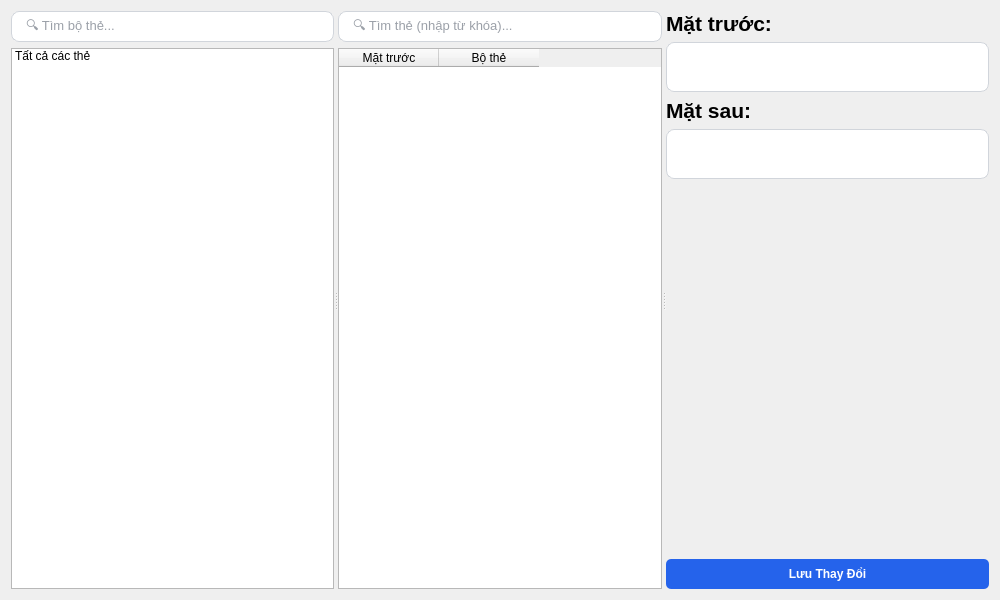
<?xml version="1.0" encoding="UTF-8"?>
<ui version="4.0">
 <class>TabDuyet</class>
 <widget class="QWidget" name="TabDuyet">
  <property name="geometry">
   <rect>
    <x>0</x>
    <y>0</y>
    <width>1000</width>
    <height>600</height>
   </rect>
  </property>
  <property name="windowTitle">
   <string>Duyệt Thẻ</string>
  </property>
  <layout class="QHBoxLayout" name="horizontalLayout">
   <item>
    <widget class="QSplitter" name="splitter">
     <property name="orientation">
      <enum>Qt::Horizontal</enum>
     </property>
     <widget class="QWidget" name="khu_trai" native="true">
      <layout class="QVBoxLayout" name="verticalLayout_trai">
       <property name="leftMargin">
        <number>0</number>
       </property>
       <property name="topMargin">
        <number>0</number>
       </property>
       <property name="rightMargin">
        <number>0</number>
       </property>
       <property name="bottomMargin">
        <number>0</number>
       </property>
       <item>
        <widget class="QLineEdit" name="txt_TimBoThe">
         <property name="styleSheet">
          <string notr="true">/* 1. Trạng thái bình thường */
QLineEdit {
    background-color: #ffffff; /* Nền trắng */
    border: 1px solid #d1d5db; /* Viền xám nhạt */
    border-radius: 8px;        /* Bo góc nhẹ (không bo tròn vo như nút) */
    padding: 6px 12px;         /* Khoảng cách chữ tới viền (TrênDưới TráiPhải) */
    font-size: 13px;           /* Cỡ chữ */
    color: #374151;            /* Chữ màu xám đen */
}

/* 2. Trạng thái khi chuột lướt qua (Hover) */
QLineEdit:hover {
    border: 1px solid #9ca3af; /* Viền đậm lên một chút xíu khi lướt qua */
}

/* 3. Trạng thái khi CLICK VÀO ĐỂ GÕ (Focus) - Cực kỳ quan trọng */
QLineEdit:focus {
    border: 2px solid #3b82f6; /* Viền chuyển sang màu xanh dương giống nút Lưu */
    background-color: #ffffff;
}</string>
         </property>
         <property name="placeholderText">
          <string>🔍 Tìm bộ thẻ...</string>
         </property>
        </widget>
       </item>
       <item>
        <widget class="QListWidget" name="list_BoThe">
         <item>
          <property name="text">
           <string>Tất cả các thẻ</string>
          </property>
         </item>
        </widget>
       </item>
      </layout>
     </widget>
     <widget class="QWidget" name="khu_giua" native="true">
      <layout class="QVBoxLayout" name="verticalLayout_giua">
       <property name="leftMargin">
        <number>0</number>
       </property>
       <property name="topMargin">
        <number>0</number>
       </property>
       <property name="rightMargin">
        <number>0</number>
       </property>
       <property name="bottomMargin">
        <number>0</number>
       </property>
       <item>
        <widget class="QLineEdit" name="txt_TimThe">
         <property name="styleSheet">
          <string notr="true">/* 1. Trạng thái bình thường */
QLineEdit {
    background-color: #ffffff; /* Nền trắng */
    border: 1px solid #d1d5db; /* Viền xám nhạt */
    border-radius: 8px;        /* Bo góc nhẹ (không bo tròn vo như nút) */
    padding: 6px 12px;         /* Khoảng cách chữ tới viền (TrênDưới TráiPhải) */
    font-size: 13px;           /* Cỡ chữ */
    color: #374151;            /* Chữ màu xám đen */
}

/* 2. Trạng thái khi chuột lướt qua (Hover) */
QLineEdit:hover {
    border: 1px solid #9ca3af; /* Viền đậm lên một chút xíu khi lướt qua */
}

/* 3. Trạng thái khi CLICK VÀO ĐỂ GÕ (Focus) - Cực kỳ quan trọng */
QLineEdit:focus {
    border: 2px solid #3b82f6; /* Viền chuyển sang màu xanh dương giống nút Lưu */
    background-color: #ffffff;
}</string>
         </property>
         <property name="placeholderText">
          <string>🔍 Tìm thẻ (nhập từ khóa)...</string>
         </property>
        </widget>
       </item>
       <item>
        <widget class="QTableWidget" name="table_The">
         <column>
          <property name="text">
           <string>Mặt trước</string>
          </property>
         </column>
         <column>
          <property name="text">
           <string>Bộ thẻ</string>
          </property>
         </column>
        </widget>
       </item>
      </layout>
     </widget>
     <widget class="QWidget" name="khu_phai" native="true">
      <layout class="QVBoxLayout" name="verticalLayout">
       <item>
        <widget class="QLabel" name="label_mat_truoc">
         <property name="font">
          <font>
           <pointsize>16</pointsize>
          </font>
         </property>
         <property name="text">
          <string>&lt;b&gt;Mặt trước:&lt;/b&gt;</string>
         </property>
        </widget>
       </item>
       <item>
        <widget class="QTextEdit" name="txt_EditTruoc">
         <property name="maximumSize">
          <size>
           <width>16777215</width>
           <height>50</height>
          </size>
         </property>
         <property name="font">
          <font>
           <pointsize>-1</pointsize>
          </font>
         </property>
         <property name="styleSheet">
          <string notr="true">QTextEdit {
    background-color: #ffffff; /* Nền trắng */
    border: 1px solid #d1d5db; /* Viền xám nhạt */
    border-radius: 8px;        /* Bo viền vừa phải */
    padding: 8px;              /* Đẩy chữ cách xa viền một chút cho dễ đọc */
    font-size: 18px;           /* Cỡ chữ */
}

/* Hiệu ứng nhỏ khi bạn click chuột vào để gõ chữ */
QTextEdit:focus {
    border: 1px solid #9ca3af; /* Viền chuyển sang xám đậm hơn một chút xíu */
}</string>
         </property>
        </widget>
       </item>
       <item>
        <widget class="QLabel" name="label_mat_sau">
         <property name="font">
          <font>
           <pointsize>16</pointsize>
          </font>
         </property>
         <property name="text">
          <string>&lt;b&gt;Mặt sau:&lt;/b&gt;</string>
         </property>
        </widget>
       </item>
       <item>
        <widget class="QTextEdit" name="txt_EditSau">
         <property name="maximumSize">
          <size>
           <width>16777215</width>
           <height>50</height>
          </size>
         </property>
         <property name="font">
          <font>
           <pointsize>-1</pointsize>
          </font>
         </property>
         <property name="styleSheet">
          <string notr="true">QTextEdit {
    background-color: #ffffff; /* Nền trắng */
    border: 1px solid #d1d5db; /* Viền xám nhạt */
    border-radius: 8px;        /* Bo viền vừa phải */
    padding: 8px;              /* Đẩy chữ cách xa viền một chút cho dễ đọc */
    font-size: 18px;           /* Cỡ chữ */
}

/* Hiệu ứng nhỏ khi bạn click chuột vào để gõ chữ */
QTextEdit:focus {
    border: 1px solid #9ca3af; /* Viền chuyển sang xám đậm hơn một chút xíu */
}</string>
         </property>
         <property name="lineWrapMode">
          <enum>QTextEdit::WidgetWidth</enum>
         </property>
        </widget>
       </item>
       <item>
        <spacer name="verticalSpacer">
         <property name="orientation">
          <enum>Qt::Vertical</enum>
         </property>
         <property name="sizeHint" stdset="0">
          <size>
           <width>20</width>
           <height>40</height>
          </size>
         </property>
        </spacer>
       </item>
       <item>
        <widget class="QPushButton" name="btn_LuuThayDoi">
         <property name="cursor">
          <cursorShape>PointingHandCursor</cursorShape>
         </property>
         <property name="styleSheet">
          <string>background-color: #2563eb; color: white; border-radius: 5px; padding: 8px; font-weight: bold;</string>
         </property>
         <property name="text">
          <string>Lưu Thay Đổi</string>
         </property>
        </widget>
       </item>
      </layout>
     </widget>
    </widget>
   </item>
  </layout>
 </widget>
 <resources/>
 <connections/>
</ui>
